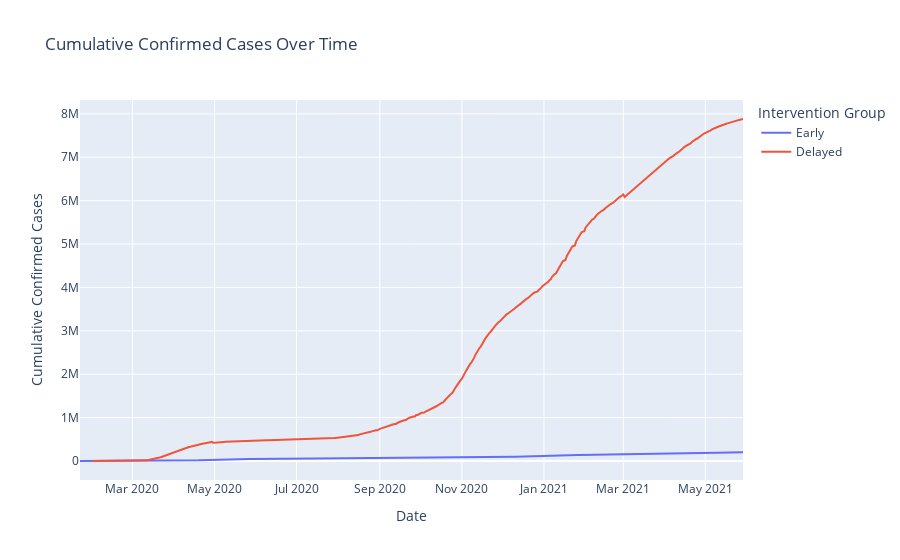

Notebook source saved alongside this figure:
### Markdown cell above
### Summary
### This comprehensive analysis demonstrated the significant impact of early interventions on controlling the spread of COVID-19. The visualizations and regression analysis provide clear evidence that early interventions lead to fewer confirmed cases and deaths, emphasizing the importance of timely public health actions. Future research should focus on integrating more detailed real-world data and exploring advanced modeling techniques to enhance predictive accuracy and policy-making.

### Enhancements to Consider

### Visualization Improvements:
### - Use more sophisticated visualizations (e.g., faceted plots, interactive dashboards) to present your findings more effectively.
### - Consider plotting the confidence intervals for your regression lines to provide a sense of the uncertainty in your predictions.

### Code cell
import plotly.express as px

# Assuming `classified_data` is the DataFrame containing the data with 'ObservationDate', 'Confirmed', and 'Intervention' columns

# Aggregating data by date and intervention type
numeric_columns = classified_data.select_dtypes(include=[np.number]).columns
grouped_data = classified_data.groupby(['ObservationDate', 'Intervention'])[numeric_columns].sum().reset_index()

# Interactive plot for cumulative confirmed cases
fig = px.line(grouped_data, x='ObservationDate', y='Confirmed', color='Intervention', 
              title='Cumulative Confirmed Cases Over Time',
              labels={'Confirmed': 'Cumulative Confirmed Cases', 'ObservationDate': 'Date', 'Intervention': 'Intervention Group'})
fig.show()

### Figure 1 — Plotly figure (JSON) as saved in the notebook; plotly's stock layout.template omitted (floating-point values rounded to 4 significant figures; data arrays with more than 128 entries replaced by an {"elided": "..."} marker saying what was removed)
{"data": [{"hovertemplate": "Intervention Group=Early<br>Date=%{x}<br>Cumulative Confirmed Cases=%{y}<extra></extra>", "legendgroup": "Early", "line": {"color": "#636efa", "dash": "solid"}, "marker": {"symbol": "circle"}, "mode": "lines", "name": "Early", "orientation": "v", "showlegend": true, "type": "scatter", "x": {"elided": "494 str values"}, "xaxis": "x", "y": {"elided": "494 int values"}, "yaxis": "y"}, {"hovertemplate": "Intervention Group=Delayed<br>Date=%{x}<br>Cumulative Confirmed Cases=%{y}<extra></extra>", "legendgroup": "Delayed", "line": {"color": "#EF553B", "dash": "solid"}, "marker": {"symbol": "circle"}, "mode": "lines", "name": "Delayed", "orientation": "v", "showlegend": true, "type": "scatter", "x": {"elided": "485 str values"}, "xaxis": "x", "y": {"elided": "485 int values"}, "yaxis": "y"}], "layout": {"legend": {"title": {"text": "Intervention Group"}, "tracegroupgap": 0}, "title": {"text": "Cumulative Confirmed Cases Over Time"}, "xaxis": {"anchor": "y", "domain": [0, 1], "title": {"text": "Date"}}, "yaxis": {"anchor": "x", "domain": [0, 1], "title": {"text": "Cumulative Confirmed Cases"}}}}
